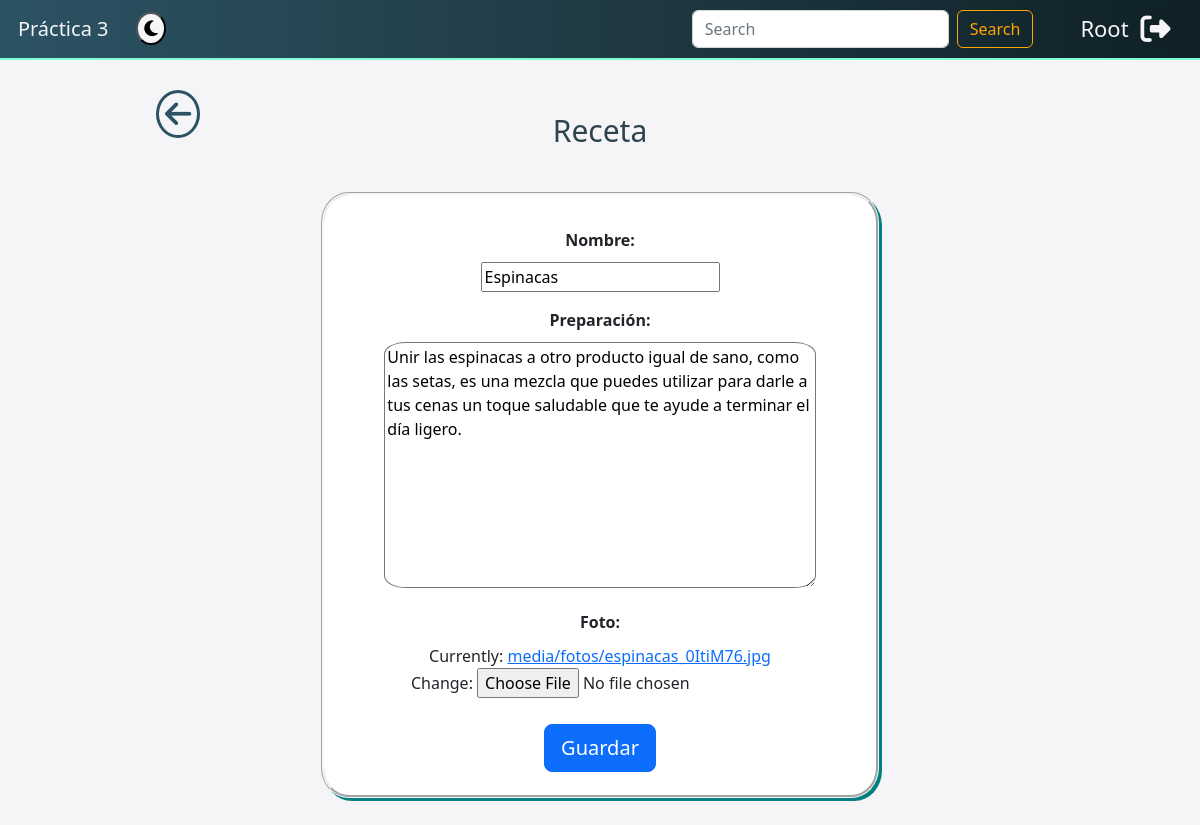
Screenshot of /recetas/edit/61/ (signed in) with the database file from the repository.
### recetas/models.py (models this page shows, shortened)
class Receta(models.Model):
	nombre       = models.CharField(max_length=200, validators=[validate_mayus])
	preparación  = models.TextField(max_length=5000, validators=[validate_mayus])
	foto         = models.FileField(upload_to='media/fotos')

### recetas/views.py (the view)
# urls.py: path('recetas/edit/<int:id>/', views.editar_receta, name='editar_receta'),
def editar_receta(request, id):
    receta = get_object_or_404(Receta, id=id)
    if request.method == "POST":
        form = RecetaForm(request.POST, request.FILES, instance=receta)
        if form.is_valid():
            receta = form.instance
            receta.save()
            messages.add_message(request, messages.SUCCESS, 'Receta editada!')
            return redirect('detalles', id=receta.id)
    else:
        form = RecetaForm(instance=receta)
    return render(request, 'nueva_receta.html', {'form': form})

### recetas/forms.py
class RecetaForm(forms.ModelForm):
    class Meta:
        model = Receta
        fields = ('nombre', 'preparación', 'foto')

### recetas/templates/nueva_receta.html (shortened to what this page needs)
{% extends 'base.html' %}
{% block contenido %}
    {% load static %}
    <link rel="stylesheet" href="{% static 'css/nueva_receta.css' %}">
    <a class="fas fa-arrow-left" href="/"></a>
    <div class="div-nreceta-comida" id="div-nreceta-comida">
        <br><br>
        <p class="p-nreceta-titulo">Receta</p>
        <form method="POST" class="form-nreceta" enctype="multipart/form-data">
            {{form.as_p}}
            <button type="submit" class="btn btn-primary btn-lg">Guardar</button>
        </form>
    </div>
{% endblock %}

### recetas/templates/base.html (shortened to what this page needs)
{% load static %}
<!DOCTYPE html>
<html lang="en">
<head>
	<link href="https://cdn.jsdelivr.net/npm/bootstrap@5.2.2/dist/css/bootstrap.min.css" rel="stylesheet">
	<link rel="stylesheet" href="{% static 'css/base.css' %}">
</head>
<body>
	<header>
		<nav class="navbar navbar-expand-lg bg-light" id="barra">
			<div class="container-fluid">
				<a class="navbar-brand" href="/">Práctica 3</a>
				<button class="switch" id="switch">
					<span><i class="fas fa-moon"></i></span>
				</button>
				<div class="collapse navbar-collapse" id="navbarSupportedContent">
					<form class="d-flex" role="search" method="GET" action="/">
						<input class="form-control me-2" type="search" placeholder="Search" aria-label="Search" name="searchInput">
						<button class="btn btn-outline-success" type="submit" id="boton-busqueda">Search</button>
					</form>
				</div>
				{% if user.is_authenticated %}
					<a class="nombre_usuario">{{ user.get_username }}</a>
					<a class="fas fa-sign-out-alt" href="{% url 'logout' %}?next={{ request.path }}"></a>
				{% else %}
					<a class="fas fa-user-circle" href="{% url 'login' %}?next={{ request.path }}"></a>
				{% endif %}
			</div>
		</nav>
	</header>
	<div class="clase_mensajes">
	</div>
	<div class="container">
		{% block contenido %}
		{% endblock %}
	</div>
</body>
</html>

### recetas/static/css/base.css (style rules this page uses)
.navbar-brand { font-weight: 300; color: #f5f5f7; padding: 0.5%; }
.switch { font-size: 18px; border-radius: 100%; background-color: #f5f5f7; margin-left: 0.5%; }
.navbar.navbar-expand-lg.bg-light { background: #0F2027; background: -webkit-linear-gradient(to right, #2C5364, #203A43, #0F2027); background: linear-gradient(to right, #2C5364, #203A43, #0F2027); }
.btn.btn-outline-success { color: orange; border-color: orange; }
.nombre_usuario { text-decoration: none; text-transform: capitalize; font-size: 22px; color: #f5f5f7; margin-left: 4%; margin-right: 1%; }
.fas.fa-sign-out-alt { text-decoration: none; font-size: 30px; color: #f5f5f7; background-color: #0F2027; margin-right: 1.5%; }
body { background-color: #f5f5f7; transition: .3s ease all; margin-bottom: 3%; }
.clase_mensajes { text-align: center; background-color: aquamarine; padding: 0.1%; color: black; font-weight: 480; }
.fas.fa-arrow-left { padding: 6px; position: absolute; margin-top: 2.5%; left: 13%; text-decoration: none; border: solid; border-radius: 100%; border-width: 3px; font-size: 30px; color: #2C5364; }

### recetas/static/css/nueva_receta.css (style rules this page uses)
.div-nreceta-comida { text-align: center; }
.p-nreceta-titulo { color: #2d444e; font-weight: 500; font-size: 30px; }
.form-nreceta { padding: 2%; border: groove; border-color: #f5f5f7; border-radius: 5%; margin-top: 3.5%; margin-left: 25%; margin-right: 25%; background-color: white; box-shadow: 3px 3px teal; }
.div-nreceta-comida label { font-weight: 550; font-size: 16px; margin: 2%; display: block; }
.div-nreceta-comida textarea { width: 85%; border-radius: 5%; }
.div-nreceta-comida button { margin-top: 2%; }

### rows the page displays
Receta: nombre "Espinacas", preparación "Unir las espinacas a otro producto igual de sano, como las setas, es una mezcla que puedes utilizar para darle a tus cenas un toque saludable que te ayude a terminar el día ligero."

### other values shown
{{ user.get_username }} "Root"
